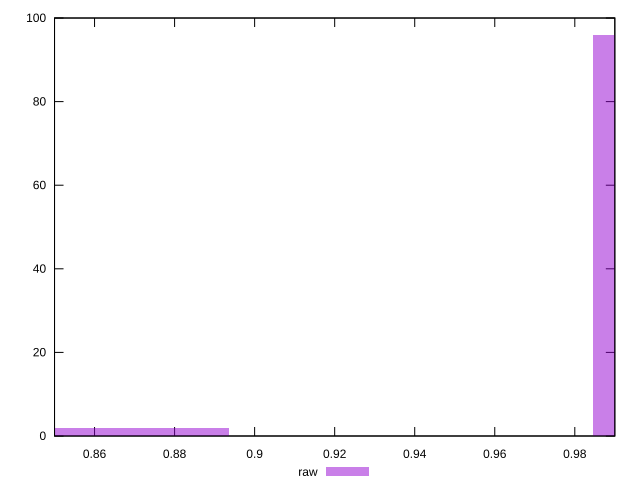

Generate this figure with gnuplot:
reset

$raw <<EOF
0.848201935948266 2
0.9996665673675992 96
0.8784948622321327 2
EOF

set key outside below
set boxwidth 0.030292926283866643
set xrange [0.85:0.99]
set yrange [0:100]
set trange [0:100]
set style fill transparent solid 0.5 noborder
set terminal svg size 640, 490 enhanced background rgb 'white'
set output "reports/report_00031_2021-02-24T23-18-18.084Z/meta/score/samples/card/raw/histogram.svg"

plot $raw title "raw" with boxes

reset
